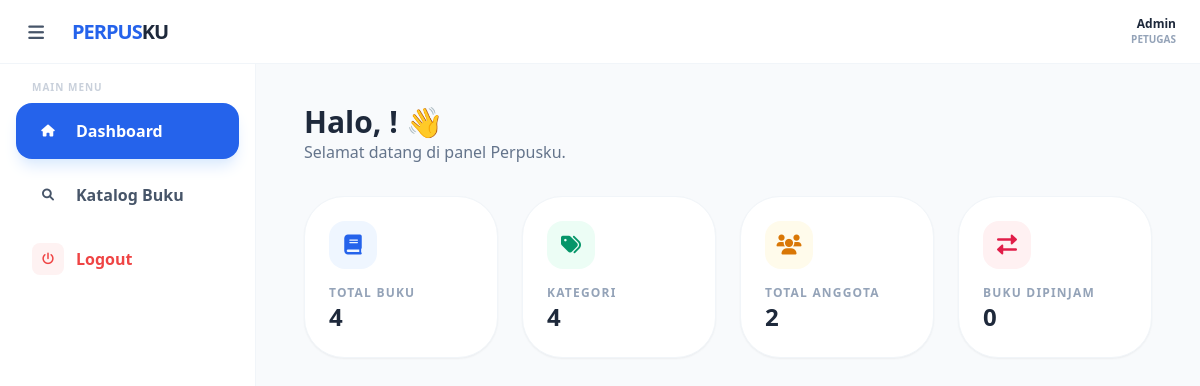
Before: /pages/dashboard.php with the older database file.
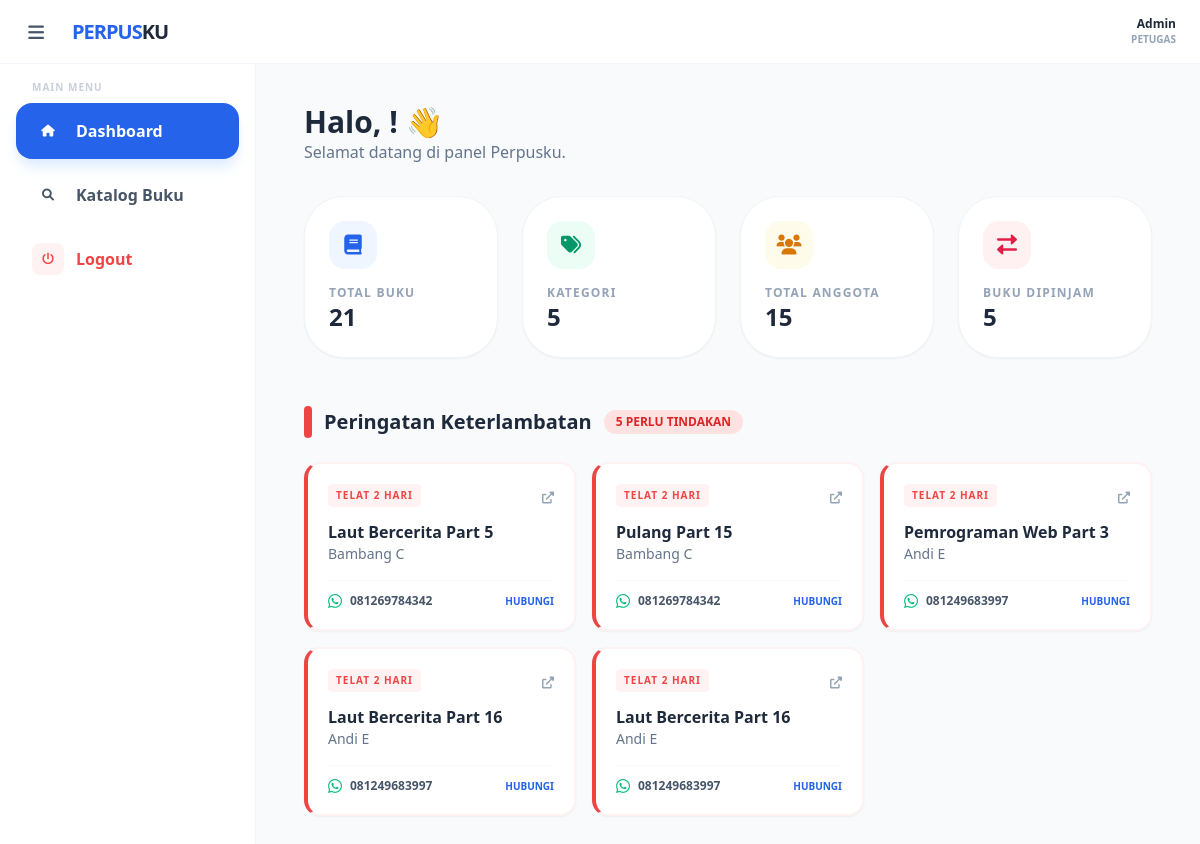
After: the same page with the newer database file.
### tables this page shows
CREATE TABLE `peminjaman` (
  `id` int NOT NULL,
  `id_anggota` int DEFAULT NULL,
  `id_buku` int DEFAULT NULL,
  `id_user` int DEFAULT NULL,
  `tanggal_pinjam` date NOT NULL,
  `tanggal_kembali_seharusnya` date NOT NULL,
  `status_pinjam` enum('dipinjam','kembali') DEFAULT 'dipinjam'
);

CREATE TABLE `buku` (
  `id` int NOT NULL,
  `judul_buku` varchar(255) NOT NULL,
  `isbn` varchar(20) DEFAULT NULL,
  `stok` int DEFAULT '0',
  `tahun_terbit` year DEFAULT NULL,
  `id_kategori` int DEFAULT NULL,
  `id_penulis` int DEFAULT NULL,
  `id_penerbit` int DEFAULT NULL,
  `id_rak` int DEFAULT NULL
);

CREATE TABLE `anggota` (
  `id` int NOT NULL,
  `id_user` int DEFAULT NULL,
  `nisn` varchar(20) NOT NULL,
  `nama_anggota` varchar(100) NOT NULL,
  `jenis_kelamin` enum('L','P') DEFAULT NULL,
  `no_telp` varchar(15) DEFAULT NULL,
  `alamat` text,
  `tanggal_mendaftar` date DEFAULT (curdate())
);

### pages/dashboard.php (the view, shortened to what the changed rows need)
<?php
require_once "../konek.php";
require_once "../layout/header.php";
require_once "../layout/sidebar.php";
$buku      = mysqli_num_rows(mysqli_query($conn, "SELECT * FROM buku"));
$anggota   = mysqli_num_rows(mysqli_query($conn, "SELECT * FROM anggota"));
$kategori  = mysqli_num_rows(mysqli_query($conn, "SELECT * FROM kategori"));
$transaksi = mysqli_num_rows(mysqli_query($conn, "SELECT * FROM detail_peminjaman WHERE status_buku='dipinjam'"));
$tgl_sekarang = date('Y-m-d');
$sql_late = "SELECT p.id as id_peminjaman, p.tanggal_kembali_seharusnya,
                    a.nama_anggota, a.no_telp, b.judul_buku,
                    DATEDIFF('$tgl_sekarang', p.tanggal_kembali_seharusnya) as hari_terlambat
             FROM detail_peminjaman dp
             JOIN peminjaman p ON dp.id_peminjaman = p.id
             JOIN anggota a ON p.id_anggota = a.id
             JOIN buku b ON dp.id_buku = b.id
             WHERE dp.status_buku = 'dipinjam'
             AND p.tanggal_kembali_seharusnya < '$tgl_sekarang'
             ORDER BY hari_terlambat DESC";
$query_late = mysqli_query($conn, $sql_late);
$jumlah_late = mysqli_num_rows($query_late);
?>
<div class="p-6">
    <div class="mb-8">
        <h2 class="text-3xl font-black text-slate-800">Halo, <?= $_SESSION['username']; ?>! 👋</h2>
    </div>
    <div class="grid grid-cols-1 md:grid-cols-2 lg:grid-cols-4 gap-6">
        <div class="bg-white p-6 rounded-[2.5rem] border border-slate-100 shadow-sm">
            <div class="w-12 h-12 bg-blue-50 text-blue-600 rounded-2xl flex items-center justify-center mb-4">
                <i class="fas fa-book text-xl"></i>
            </div>
            <p class="text-xs font-black text-slate-400 uppercase tracking-widest">Total Buku</p>
            <h3 class="text-2xl font-black text-slate-800"><?= $buku; ?></h3>
        </div>
        <div class="bg-white p-6 rounded-[2.5rem] border border-slate-100 shadow-sm">
            <div class="w-12 h-12 bg-emerald-50 text-emerald-600 rounded-2xl flex items-center justify-center mb-4">
                <i class="fas fa-tags text-xl"></i>
            </div>
            <p class="text-xs font-black text-slate-400 uppercase tracking-widest">Kategori</p>
            <h3 class="text-2xl font-black text-slate-800"><?= $kategori; ?></h3>
        </div>
        <?php if ($_SESSION['role'] != 'anggota') : ?>
            <div class="bg-white p-6 rounded-[2.5rem] border border-slate-100 shadow-sm">
                <div class="w-12 h-12 bg-amber-50 text-amber-600 rounded-2xl flex items-center justify-center mb-4">
                    <i class="fas fa-users text-xl"></i>
                </div>
                <p class="text-xs font-black text-slate-400 uppercase tracking-widest">Total Anggota</p>
                <h3 class="text-2xl font-black text-slate-800"><?= $anggota; ?></h3>
            </div>
            <div class="bg-white p-6 rounded-[2.5rem] border border-slate-100 shadow-sm">
                <div class="w-12 h-12 bg-rose-50 text-rose-600 rounded-2xl flex items-center justify-center mb-4">
                    <i class="fas fa-exchange-alt text-xl"></i>
                </div>
                <p class="text-xs font-black text-slate-400 uppercase tracking-widest">Buku Dipinjam</p>
                <h3 class="text-2xl font-black text-slate-800"><?= $transaksi; ?></h3>
            </div>
        <?php endif; ?>
    </div>
    <?php if ($jumlah_late > 0) : ?>
    <div class="mt-12 mb-8">
        <div class="flex items-center gap-3 mb-6">
            <div class="w-2 h-8 bg-red-500 rounded-full"></div>
            <h3 class="text-xl font-bold text-slate-800">Peringatan Keterlambatan</h3>
            <span class="px-3 py-1 bg-red-100 text-red-600 text-xs font-black rounded-full">
                <?= $jumlah_late; ?> PERLU TINDAKAN
            </span>
        </div>
        <div class="grid grid-cols-1 md:grid-cols-2 lg:grid-cols-3 gap-4">
            <?php while($late = mysqli_fetch_assoc($query_late)) : ?>
            <div class="bg-white border-2 border-red-50 border-l-red-500 border-l-4 p-5 rounded-2xl shadow-sm hover:shadow-md transition-all">
                <div class="flex justify-between items-start mb-3">
                    <span class="text-[10px] font-black text-red-500 uppercase tracking-widest bg-red-50 px-2 py-1 rounded">
                        Telat <?= $late['hari_terlambat']; ?> Hari
                    </span>
                    <a href="transaksi/detail.php?id=<?= $late['id_peminjaman']; ?>" class="text-slate-400 hover:text-blue-600 transition-colors">
                        <i class="fas fa-external-link-alt text-xs"></i>
                    </a>
                </div>
                <h4 class="font-bold text-slate-800 line-clamp-1"><?= $late['judul_buku']; ?></h4>
                <p class="text-slate-500 text-sm mb-4"><?= $late['nama_anggota']; ?></p>
                <div class="flex items-center justify-between pt-3 border-t border-slate-50">
                    <div class="flex items-center gap-2">
                        <i class="fab fa-whatsapp text-emerald-500"></i>
                        <span class="text-xs font-bold text-slate-600"><?= $late['no_telp'] ?? '-'; ?></span>
                    </div>
                    <a href="https://wa.me/<?= preg_replace('/[^0-9]/', '', $late['no_telp']); ?>?text=Halo%20<?= urlencode($late['nama_anggota']); ?>,%20kami%20dari%20Perpustakaan%20ingin%20mengingatkan%20untuk%20mengembalikan%20buku%20<?= urlencode($late['judul_buku']); ?>%20yang%20sudah%20telat%20<?= $late['hari_terlambat']; ?>%20hari.%20Terima%20kasih."
                       target="_blank"
                       class="text-[10px] font-bold text-blue-600 hover:underline uppercase">
                        Hubungi
                    </a>
                </div>
            </div>
            <?php endwhile; ?>
        </div>
    </div>
    <?php endif; ?>
</div>
<?php
require_once "../layout/footer.php";
?>

Changed rows visible on the page:
added peminjaman: hari_terlambat "2", buku.judul_buku "Laut Bercerita Part 5", id_anggota.nama_anggota "Bambang C", id_anggota.no_telp "081269784342", buku.judul_buku "Pulang Part 15"
added peminjaman: hari_terlambat "2", buku.judul_buku "Pemrograman Web Part 3", id_anggota.nama_anggota "Andi E", id_anggota.no_telp "081249683997", buku.judul_buku "Laut Bercerita Part 16"
Other visible differences:
$buku: "4" → "21"
$kategori: "4" → "5"
$anggota: "2" → "15"
$transaksi: "0" → "5"
$jumlah_late: (not shown) → "5"
text now shown: "Peringatan Keterlambatan PERLU TINDAKAN"
